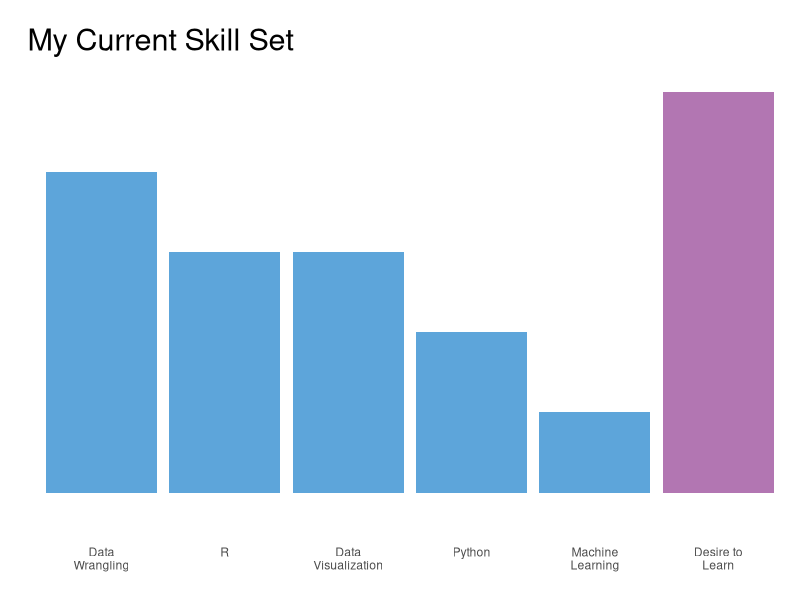
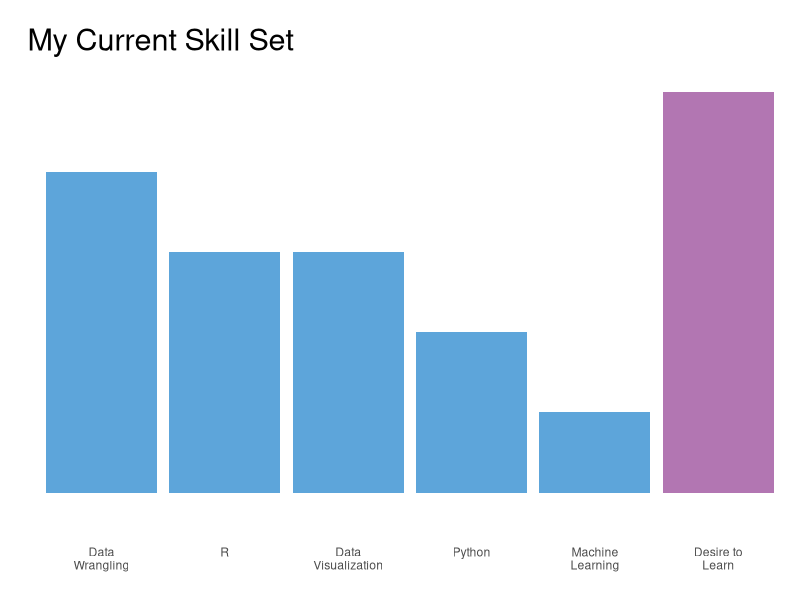

These figures' R source, in order:
## ---- chunk 1
library(ggplot2)
library(stringr)
library(magrittr)

skill_list <- c("Data Wrangling",
                "R",
                "Data Visualization",
                "Python",
                "Machine Learning",
                "Desire to Learn"
                )
skill_level <- c(4,
                 3,
                 3,
                 2,
                 1,
                 5
                 )

skills <- data.frame(skill_list, skill_level, 
                     stringsAsFactors = FALSE)

skills$skill_list <- str_wrap(skills$skill_list, width = 10)

skills$skill_list <-factor(skills$skill_list, 
                           levels = skills$skill_list)

levels <- c("Constant Surprise Learnings", 
            "Able to StackOverflow to a Solution",
            "Exciting to Talk About",
            "Almost Know What I'm Doing",
            "Out of this World"
            ) %>%
            str_wrap(width = 25)

fill_colors <- c("#5DA5DA","#5DA5DA","#5DA5DA",
                 "#5DA5DA","#5DA5DA","#B276B2")

ggplot(data = skills, aes(x = skill_list, y = skill_level)) +
    scale_y_discrete(breaks = 1:5, labels = levels) +
    labs(title = 'My Current Skill Set', x = '', y = '')+
    geom_bar(stat="identity", fill = fill_colors)+
    theme(panel.grid.major = element_blank(),
        panel.grid.minor = element_blank(),
        panel.border = element_blank(),
        panel.background = element_blank(),
        axis.ticks= element_blank(),
        plot.title = element_text(size = rel(2), vjust = -2)
        )

ggsave("../../../img/skills.png")
#FAA43A - orange
#B276B2 - purple
